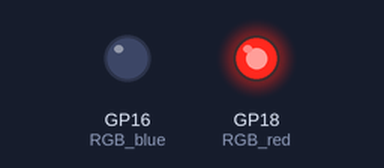
The program below on a simulated Raspberry Pi Pico running MicroPython. On the bench: output pins drawn as LEDs (lit = HIGH).

Above: at 0.04 s.
At 1.66 s:
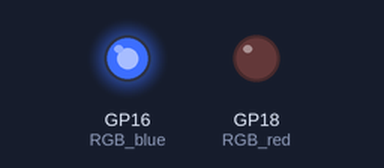
At 3.91 s:
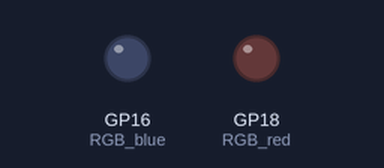
Timing chart, 0 to 4.2 s (numbered marks = the images above):
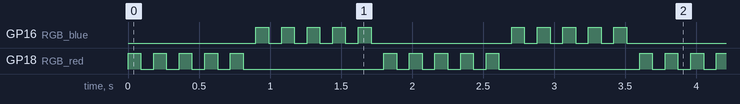

Measured:
- by itself, GP16 (RGB_blue), GP18 (RGB_red): repeats every 1.8 s: 4 × (LOW 0.09 s, HIGH 0.09 s), LOW 0.99 s, HIGH 0.09 s

The program:

11_CakarLamba.py
```python
#Araç Çakar Lamba#                     #// Araçlar için RGB LED çakar lamba uygulamasıdır. //#

from machine import Pin
import utime

RGB_red = Pin(18, Pin.OUT)     # RGB Kırmızı Işık
RGB_blue = Pin(16, Pin.OUT)    # RGB Mavi Işık

RGB_red.value(0)
RGB_blue.value(0)

LED_time = 0.09               # LED animasyon hızı
LED_count = 5                 # LED yanıp, sönme sayısı

while True:

    for i in range(LED_count):
        RGB_red.value(1)         # Kırmızı LED
        utime.sleep(LED_time)
        RGB_red.value(0)
        utime.sleep(LED_time)

    for i in range(LED_count):
        RGB_blue.value(1)        # Mavi LED
        utime.sleep(LED_time)
        RGB_blue.value(0)
        utime.sleep(LED_time)
```
